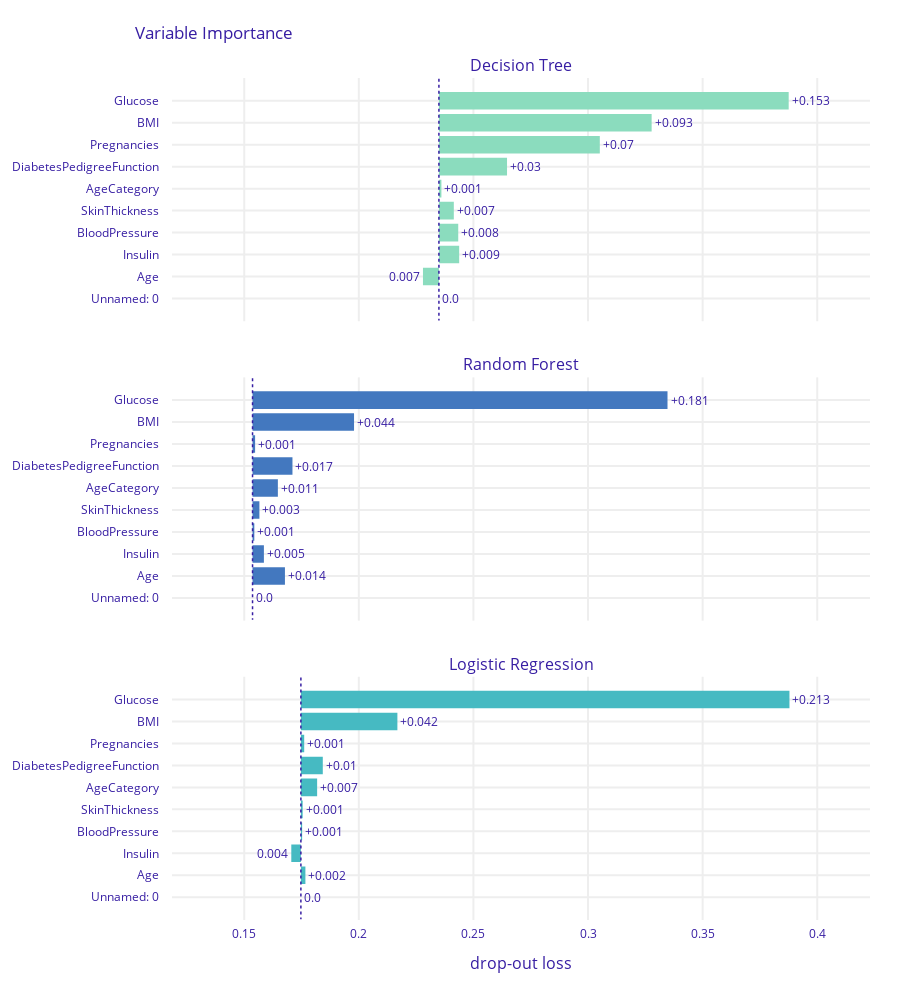

Source (notebook cell):
### Markdown cell above
# Variable Importance

This code cell generates a variable importance plot for the Decision Tree model, comparing it to the variable importance plots for the Random Forest and Logistic Regression models.

The `model_parts()` method computes the contributions of each variable to the model prediction for the three models

### Code cell
exp_tree.model_parts().plot(
    objects=[exp_forest.model_parts(), exp_logreg.model_parts()])

### Figure 1 — Plotly figure (JSON) as saved in the notebook; plotly's stock layout.template omitted (floating-point values rounded to 4 significant figures)
{"data": [{"base": 0.2349, "hoverinfo": "text", "hoverlabel": {"bgcolor": "rgba(0,0,0,0.8)"}, "hovertext": ["Model: Decision Tree loss after<br>variable: Glucose is permuted: 0.388<br>Drop-out loss change: +0.153", "Model: Decision Tree loss after<br>variable: BMI is permuted: 0.328<br>Drop-out loss change: +0.093", "Model: Decision Tree loss after<br>variable: Pregnancies is permuted: 0.305<br>Drop-out loss change: +0.07", "Model: Decision Tree loss after<br>variable: DiabetesPedigreeFunction is permuted: 0.265<br>Drop-out loss change: +0.03", "Model: Decision Tree loss after<br>variable: AgeCategory is permuted: 0.236<br>Drop-out loss change: +0.001", "Model: Decision Tree loss after<br>variable: SkinThickness is permuted: 0.241<br>Drop-out loss change: +0.007", "Model: Decision Tree loss after<br>variable: BloodPressure is permuted: 0.243<br>Drop-out loss change: +0.008", "Model: Decision Tree loss after<br>variable: Insulin is permuted: 0.244<br>Drop-out loss change: +0.009", "Model: Decision Tree loss after<br>variable: Age is permuted: 0.228<br>Drop-out loss change: -0.007", "Model: Decision Tree loss after<br>variable: Unnamed: 0 is permuted: 0.235<br>Drop-out loss change: -0.0"], "marker": {"color": "#8bdcbe"}, "orientation": "h", "showlegend": false, "text": ["+0.153", "+0.093", "+0.07", "+0.03", "+0.001", "+0.007", "+0.008", "+0.009", "0.007", "0.0"], "textposition": "outside", "type": "bar", "x": [0.1526, 0.09281, 0.07019, 0.02972, 0.001082, 0.0065, 0.008429, 0.008835, -0.00696, 0], "xaxis": "x", "y": ["Glucose", "BMI", "Pregnancies", "DiabetesPedigreeFunction", "AgeCategory", "SkinThickness", "BloodPressure", "Insulin", "Age", "Unnamed: 0"], "yaxis": "y"}, {"base": 0.1536, "hoverinfo": "text", "hoverlabel": {"bgcolor": "rgba(0,0,0,0.8)"}, "hovertext": ["Model: Random Forest loss after<br>variable: Glucose is permuted: 0.335<br>Drop-out loss change: +0.181", "Model: Random Forest loss after<br>variable: BMI is permuted: 0.198<br>Drop-out loss change: +0.044", "Model: Random Forest loss after<br>variable: Pregnancies is permuted: 0.155<br>Drop-out loss change: +0.001", "Model: Random Forest loss after<br>variable: DiabetesPedigreeFunction is permuted: 0.171<br>Drop-out loss change: +0.017", "Model: Random Forest loss after<br>variable: AgeCategory is permuted: 0.165<br>Drop-out loss change: +0.011", "Model: Random Forest loss after<br>variable: SkinThickness is permuted: 0.157<br>Drop-out loss change: +0.003", "Model: Random Forest loss after<br>variable: BloodPressure is permuted: 0.154<br>Drop-out loss change: +0.001", "Model: Random Forest loss after<br>variable: Insulin is permuted: 0.159<br>Drop-out loss change: +0.005", "Model: Random Forest loss after<br>variable: Age is permuted: 0.168<br>Drop-out loss change: +0.014", "Model: Random Forest loss after<br>variable: Unnamed: 0 is permuted: 0.154<br>Drop-out loss change: -0.0"], "marker": {"color": "#4378bf"}, "orientation": "h", "showlegend": false, "text": ["+0.181", "+0.044", "+0.001", "+0.017", "+0.011", "+0.003", "+0.001", "+0.005", "+0.014", "0.0"], "textposition": "outside", "type": "bar", "x": [0.181, 0.04428, 0.001118, 0.01742, 0.01105, 0.002993, 0.0007753, 0.004959, 0.01414, 0], "xaxis": "x2", "y": ["Glucose", "BMI", "Pregnancies", "DiabetesPedigreeFunction", "AgeCategory", "SkinThickness", "BloodPressure", "Insulin", "Age", "Unnamed: 0"], "yaxis": "y2"}, {"base": 0.1747, "hoverinfo": "text", "hoverlabel": {"bgcolor": "rgba(0,0,0,0.8)"}, "hovertext": ["Model: Logistic Regression loss after<br>variable: Glucose is permuted: 0.388<br>Drop-out loss change: +0.213", "Model: Logistic Regression loss after<br>variable: BMI is permuted: 0.217<br>Drop-out loss change: +0.042", "Model: Logistic Regression loss after<br>variable: Pregnancies is permuted: 0.176<br>Drop-out loss change: +0.001", "Model: Logistic Regression loss after<br>variable: DiabetesPedigreeFunction is permuted: 0.184<br>Drop-out loss change: +0.01", "Model: Logistic Regression loss after<br>variable: AgeCategory is permuted: 0.182<br>Drop-out loss change: +0.007", "Model: Logistic Regression loss after<br>variable: SkinThickness is permuted: 0.175<br>Drop-out loss change: +0.001", "Model: Logistic Regression loss after<br>variable: BloodPressure is permuted: 0.175<br>Drop-out loss change: +0.001", "Model: Logistic Regression loss after<br>variable: Insulin is permuted: 0.171<br>Drop-out loss change: -0.004", "Model: Logistic Regression loss after<br>variable: Age is permuted: 0.177<br>Drop-out loss change: +0.002", "Model: Logistic Regression loss after<br>variable: Unnamed: 0 is permuted: 0.175<br>Drop-out loss change: -0.0"], "marker": {"color": "#46bac2"}, "orientation": "h", "showlegend": false, "text": ["+0.213", "+0.042", "+0.001", "+0.01", "+0.007", "+0.001", "+0.001", "0.004", "+0.002", "0.0"], "textposition": "outside", "type": "bar", "x": [0.2132, 0.0421, 0.001442, 0.009556, 0.007086, 0.0007753, 0.0005409, -0.004183, 0.001965, 0], "xaxis": "x3", "y": ["Glucose", "BMI", "Pregnancies", "DiabetesPedigreeFunction", "AgeCategory", "SkinThickness", "BloodPressure", "Insulin", "Age", "Unnamed: 0"], "yaxis": "y3"}], "layout": {"annotations": [{"font": {"size": 16}, "showarrow": false, "text": "Decision Tree", "x": 0.5, "xanchor": "center", "xref": "paper", "y": 1, "yanchor": "bottom", "yref": "paper"}, {"font": {"size": 16}, "showarrow": false, "text": "Random Forest", "x": 0.5, "xanchor": "center", "xref": "paper", "y": 0.6444, "yanchor": "bottom", "yref": "paper"}, {"font": {"size": 16}, "showarrow": false, "text": "Logistic Regression", "x": 0.5, "xanchor": "center", "xref": "paper", "y": 0.2889, "yanchor": "bottom", "yref": "paper"}, {"font": {"size": 16}, "showarrow": false, "text": "drop-out loss", "x": 0.5, "xanchor": "center", "xref": "paper", "y": 0, "yanchor": "top", "yref": "paper", "yshift": -30}], "font": {"color": "#371ea3"}, "height": 991, "margin": {"b": 71, "r": 30, "t": 78}, "shapes": [{"line": {"color": "#371ea3", "dash": "dot", "width": 1.5}, "type": "line", "x0": 0.2349, "x1": 0.2349, "xref": "x", "y0": -1, "y1": 10, "yref": "y"}, {"line": {"color": "#371ea3", "dash": "dot", "width": 1.5}, "type": "line", "x0": 0.1536, "x1": 0.1536, "xref": "x2", "y0": -1, "y1": 10, "yref": "y2"}, {"line": {"color": "#371ea3", "dash": "dot", "width": 1.5}, "type": "line", "x0": 0.1747, "x1": 0.1747, "xref": "x3", "y0": -1, "y1": 10, "yref": "y3"}], "title": {"text": "Variable Importance", "x": 0.15}, "xaxis": {"anchor": "y", "automargin": true, "domain": [0, 1], "fixedrange": true, "gridwidth": 2, "matches": "x3", "range": [0.1185, 0.423], "showticklabels": false, "tickcolor": "white", "ticklen": 3, "ticks": "outside", "type": "linear", "zeroline": false}, "xaxis2": {"anchor": "y2", "automargin": true, "domain": [0, 1], "fixedrange": true, "gridwidth": 2, "matches": "x3", "range": [0.1185, 0.423], "showticklabels": false, "tickcolor": "white", "ticklen": 3, "ticks": "outside", "type": "linear", "zeroline": false}, "xaxis3": {"anchor": "y3", "automargin": true, "domain": [0, 1], "fixedrange": true, "gridwidth": 2, "range": [0.1185, 0.423], "tickcolor": "white", "ticklen": 3, "ticks": "outside", "type": "linear", "zeroline": false}, "yaxis": {"anchor": "x", "automargin": true, "autorange": "reversed", "domain": [0.7111, 1], "fixedrange": true, "gridwidth": 2, "tickcolor": "white", "ticklen": 10, "ticks": "outside", "type": "category"}, "yaxis2": {"anchor": "x2", "automargin": true, "autorange": "reversed", "domain": [0.3556, 0.6444], "fixedrange": true, "gridwidth": 2, "tickcolor": "white", "ticklen": 10, "ticks": "outside", "type": "category"}, "yaxis3": {"anchor": "x3", "automargin": true, "autorange": "reversed", "domain": [0, 0.2889], "fixedrange": true, "gridwidth": 2, "tickcolor": "white", "ticklen": 10, "ticks": "outside", "type": "category"}}}
